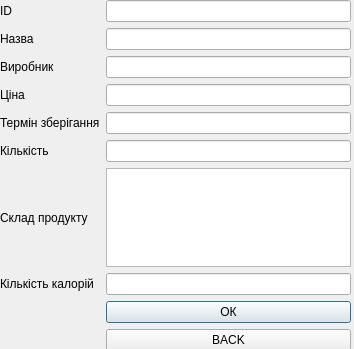
<?xml version="1.0" encoding="UTF-8"?>
<ui version="4.0">
 <class>ProductDialog</class>
 <widget class="QDialog" name="ProductDialog">
  <property name="geometry">
   <rect>
    <x>0</x>
    <y>0</y>
    <width>354</width>
    <height>349</height>
   </rect>
  </property>
  <property name="windowTitle">
   <string>Dialog</string>
  </property>
  <widget class="QWidget" name="formLayoutWidget">
   <property name="geometry">
    <rect>
     <x>0</x>
     <y>0</y>
     <width>351</width>
     <height>351</height>
    </rect>
   </property>
   <layout class="QGridLayout" name="gridLayout">
    <item row="2" column="0">
     <widget class="QLabel" name="label_3">
      <property name="text">
       <string>Виробник</string>
      </property>
     </widget>
    </item>
    <item row="3" column="0">
     <widget class="QLabel" name="label_4">
      <property name="text">
       <string>Ціна</string>
      </property>
     </widget>
    </item>
    <item row="8" column="1">
     <widget class="QPushButton" name="okButton">
      <property name="text">
       <string>ОК</string>
      </property>
     </widget>
    </item>
    <item row="1" column="1">
     <widget class="QLineEdit" name="nameLineEdit"/>
    </item>
    <item row="5" column="0">
     <widget class="QLabel" name="label_6">
      <property name="text">
       <string>Кількість</string>
      </property>
     </widget>
    </item>
    <item row="4" column="1">
     <widget class="QLineEdit" name="shelfLifeLineEdit"/>
    </item>
    <item row="5" column="1">
     <widget class="QLineEdit" name="quantityLineEdit"/>
    </item>
    <item row="0" column="1">
     <widget class="QLineEdit" name="idLineEdit"/>
    </item>
    <item row="0" column="0">
     <widget class="QLabel" name="label">
      <property name="text">
       <string>ID</string>
      </property>
     </widget>
    </item>
    <item row="1" column="0">
     <widget class="QLabel" name="label_2">
      <property name="text">
       <string>Назва</string>
      </property>
     </widget>
    </item>
    <item row="7" column="0">
     <widget class="QLabel" name="label_8">
      <property name="text">
       <string>Кількість калорій</string>
      </property>
     </widget>
    </item>
    <item row="2" column="1">
     <widget class="QLineEdit" name="manufacturerLineEdit"/>
    </item>
    <item row="3" column="1">
     <widget class="QLineEdit" name="priceLineEdit"/>
    </item>
    <item row="6" column="0">
     <widget class="QLabel" name="label_7">
      <property name="text">
       <string>Склад продукту</string>
      </property>
     </widget>
    </item>
    <item row="7" column="1">
     <widget class="QLineEdit" name="caloriesLineEdit"/>
    </item>
    <item row="4" column="0">
     <widget class="QLabel" name="label_5">
      <property name="text">
       <string>Термін зберігання</string>
      </property>
     </widget>
    </item>
    <item row="9" column="1">
     <widget class="QPushButton" name="cancelButton">
      <property name="text">
       <string>BACK</string>
      </property>
     </widget>
    </item>
    <item row="6" column="1">
     <widget class="QTextEdit" name="ingredientsTextEdit"/>
    </item>
   </layout>
  </widget>
 </widget>
 <resources/>
 <connections/>
</ui>
